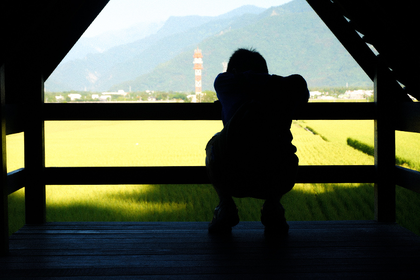
%> input picture data/Input_image_4.bmp, 420 x 280 px, shrunk from 900 x 600 before the run
$ octave hw2_4.m   (GNU Octave 9; MATLAB toolbox functions it lacks are replaced by stand-ins)
%> lines starting %> are read from the running program, lines starting %| are printed output that depends on the picture
### code/my_rgb2gray.m
function [ y ] = my_rgb2gray( image )
%MY_RGB2GRAY Summary of this function goes here
%   Detailed explanation goes here

for i = 1:size(image,1)
    for j = 1:size(image,2)
        y(i,j) = 0.299 * image(i,j,1) + 0.587 * image(i,j,2) + 0.114 * image(i,j,3);
    end
end


end

### code/my_histeq.m
function [ HIm ] = my_histeq( GIm )

HIm=uint8(zeros(size(GIm,1),size(GIm,2)));
numofpixels=size(GIm,1)*size(GIm,2);
freq=zeros(256,1);
probf=zeros(256,1);
probc=zeros(256,1);
cum=zeros(256,1);
output=zeros(256,1);

%freq counts the occurrence of each pixel value.
%The probability of each occurrence is calculated by probf.

for i = 1:size(GIm,1)
    for j = 1:size(GIm,2)
        value = GIm(i,j);
        freq(value+1) = freq(value+1) + 1;
        probf(value+1) = freq(value+1) / numofpixels;
    end
end

sum = 0;
no_bins = 255;

%The cumulative distribution probability is calculated.

for i = 1:size(probf)
   sum = sum + freq(i);
   cum(i) = sum;
   probc(i) = cum(i) / numofpixels;
   output(i) = round(probc(i) * no_bins);
end
for i = 1:size(GIm,1)
    for j = 1:size(GIm,2)
        HIm(i,j) = output(GIm(i,j)+1);
    end
end

end

### code/my_imfilter.m
function output = my_imfilter(image, filter)
% This function is intended to behave like the built in function imfilter()
% See 'help imfilter' or 'help conv2'. While terms like "filtering" and
% "convolution" might be used interchangeably, and they are indeed nearly
% the same thing, there is a difference:
% from 'help filter2'
%    2-D correlation is related to 2-D convolution by a 180 degree rotation
%    of the filter matrix.

% Your function should work for color images. Simply filter each color
% channel independently.

% Your function should work for filters of any width and height
% combination, as long as the width and height are odd (e.g. 1, 7, 9). This
% restriction makes it unambigious which pixel in the filter is the center
% pixel.

% Boundary handling can be tricky. The filter can't be centered on pixels
% at the image boundary without parts of the filter being out of bounds. If
% you look at 'help conv2' and 'help imfilter' you see that they have
% several options to deal with boundaries. You should simply recreate the
% default behavior of imfilter -- pad the input image with zeros, and
% return a filtered image which matches the input resolution. A better
% approach is to mirror the image content over the boundaries for padding.

% % Uncomment if you want to simply call imfilter so you can see the desired
% % behavior. When you write your actual solution, you can't use imfilter,
% % filter2, conv2, etc. Simply loop over all the pixels and do the actual
% % computation. It might be slow.
% % output = imfilter(image, filter);


[ r_im c_im ] = size(image);
[ r_fltr c_fltr ] = size(filter);
modi_im = zeros(r_im + r_fltr - 1, c_im + c_fltr - 1);
output = zeros(r_im, c_im);


for i = 1:size(modi_im,1)
    for j = 1:size(modi_im,2)
        if (i == 1) && (j == 1)
            modi_im(i,j) = image(i,j);
        elseif (i == 1) && (j >= 2) && (j <= size(image,2) + 1)
            modi_im(i,j) = image(i,j-1);
        elseif (i == 1) && (j == size(modi_im,2))
            modi_im(i,j) = image(i,j-2);

        elseif (i >= 2) && (i <= size(image,1) + 1) && (j == 1)
            modi_im(i,j) = image(i-1,j);
        elseif (i >= 2) && (i <= size(image,1) + 1) && (j >= 2) && (j <= size(image,2) + 1)
            modi_im(i,j) = image(i-1,j-1);
        elseif (i >= 2) && (i <= size(image,1) + 1) && (j == size(modi_im,2))
            modi_im(i,j) = image(i-1,j-2);

        elseif (i == size(modi_im,1)) && (j == 1)
            modi_im(i,j) = image(i-2,j);
        elseif (i == size(modi_im,1)) && (j >= 2) && (j <= size(image,2) + 1)
            modi_im(i,j) = image(i-2,j-1);
        else
            modi_im(i,j) = image(i-2,j-2);
        end
    end
end

%     modi_R_im = padarray(R_im, [ (r_fltr-1)/2 (c_fltr-1)/2 ], 'symmetric', 'both');
%     modi_G_im = padarray(G_im, [ (r_fltr-1)/2 (c_fltr-1)/2 ], 'symmetric', 'both');
%     modi_B_im = padarray(B_im, [ (r_fltr-1)/2 (c_fltr-1)/2 ], 'symmetric', 'both');

    for i = 1:size(image,1)
        for j = 1:size(image,2)
            output(i,j) = sum(sum(modi_im(i:i+r_fltr-1, j:j+c_fltr-1).*filter));
        end
    end
end


### code/my_fgauss.m
function [ f ] = my_fgauss( sigma )

      hsize = [3, 3];
      h1 = hsize (1)-1; h2 = hsize (2)-1;
      [x, y] = meshgrid(0:h2, 0:h1);
      x = x-h2/2; y = y-h1/2;
      gauss = exp( -( x.^2 + y.^2 ) / (2*sigma^2) );
      f = gauss / sum (gauss (:));

end

### code/hw2_4.m
clc;clear;close all;
input_im = imread('../data/input_image_4.bmp');
%> input_im is the input picture: size 280x420x3 uint8; mean R, G, B 80.1, 86.5, 69.7
my_gray_input = my_rgb2gray(input_im);
%> after the loop in my_rgb2gray, `for i = 1:size(image,1)`:
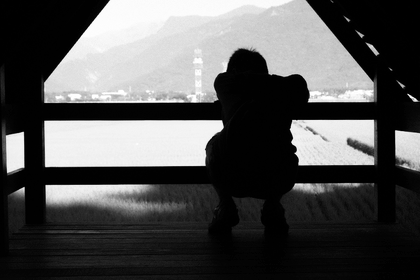
%> y: size 280x420 uint8; min 0, max 255, mean 82.7
figure, imshow(my_gray_input), title('1. Original Image (Grayscale)');
% figure, imhist(my_gray_input,64);
% log_gray_input = log(double(my_gray_input + 1));
% PQ = paddedsize(size(log_gray_input));
% F = fft2(log_gray_input,PQ(1),PQ(2));
% figure, imshow(fftshift(F), [0 1000]);
% Hp = (1 - lpfilter('gaussian', PQ(1), PQ(2), 100)) + 5;
% figure, imshow(fftshift(Hp), [ ]);
% Gp = Hp.*F;
% figure, imshow(fftshift(Gp), [0 1000]);
% gp = real(ifft2(Gp));
% gpc = gp(1:size(log_gray_input,1), 1:size(log_gray_input,2));
% figure, imshow(gpc, [ ]), title('Homomorphic filter');

he_input = my_histeq(uint8(my_gray_input));
%> after the loop in my_histeq, `for i = 1:size(GIm,1)`: freq = 256 values, max 21225 at index 2, min 0 at index 256, mean 459.4; probf = 256 values, max 0.18 at index 2, min 0 at index 256, mean 0.00391
%> the loop in my_histeq, `for i = 1:size(probf)` made 256 passes
%> sum on passes 1 to 3: 14145, 35370, 38724
%> after the loop in my_histeq, `for i = 1:size(probf)`: cum = 256 values from 14145 to 117600; output = 256 values from 31 to 255; probc = 256 values from 0.12 to 1; sum = 117600
% he_input = adapthisteq(my_gray_input,'ClipLimit',0.01,'NBins',1024,'Distribution','rayleigh');
% he_input = imadjust(gpc,[0 0.2],[ ],0.3);
figure, imhist(he_input,64);
%> after `imhist(he_input,64)`:
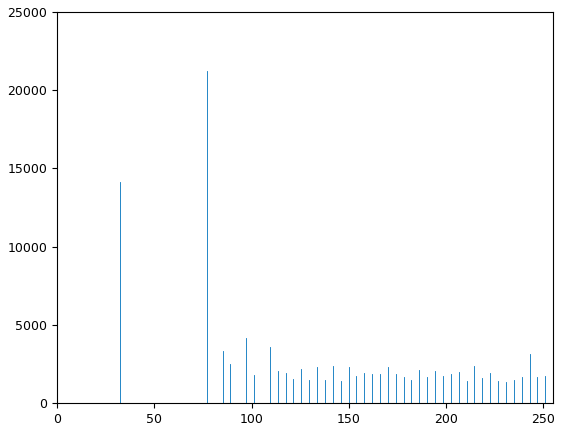
%> figure redrawn from the program's plot data; highest point at x = 76.9, y = 21225
figure, imshow(he_input), title('2. Enhance Contrast Using Histogram Equalization');

fgauss = my_fgauss(1);
g_blurred_im = my_imfilter(he_input,fgauss);
%> after the loop in my_imfilter, `for i = 1:size(modi_im,1)`:
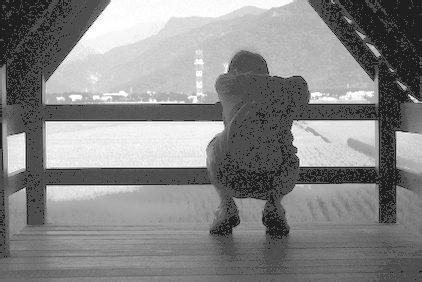
%> modi_im: size 282x422 double; min 31, max 255, mean 134.1
%> after the loop in my_imfilter, `for i = 1:size(image,1)`:
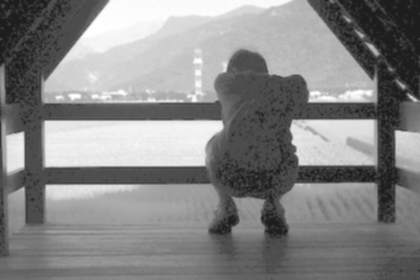
%> output: size 280x420 double; min 31, max 255, mean 134.4; mean of the top-left, top-right, bottom-left and bottom-right quarters 161.8, 122.6, 147.2, 106

% [21 lines of commented-out code are left out]


output_im = input_im;
for i = 1:size(my_gray_input,1)
    for j = 1:size(my_gray_input,2)
        weight(i,j,1) = g_blurred_im(i,j,1) / double(my_gray_input(i,j,1) + 1);
        output_im(i,j,1) = input_im(i,j,1) * weight(i,j,1);
        output_im(i,j,2) = input_im(i,j,2) * weight(i,j,1);
        output_im(i,j,3) = input_im(i,j,3) * weight(i,j,1);
    end
end
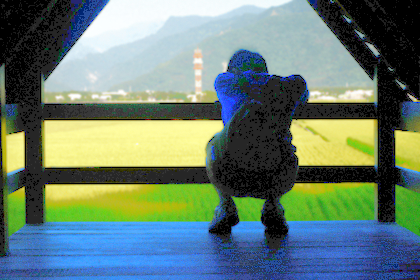
%> output_im: size 280x420x3 uint8; mean R, G, B 104.1, 126.7, 115.3
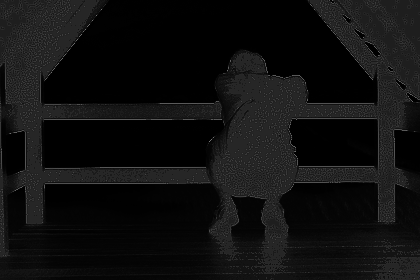
%> weight: size 280x420 double; min 0.698, max 121.7, mean 16.4

% [5 lines of commented-out code are left out]

figure, imshowpair(input_im, output_im, 'montage'), title('Input Image vs. Output Image');
%> after `imshowpair(input_im, output_im, 'montage')`:
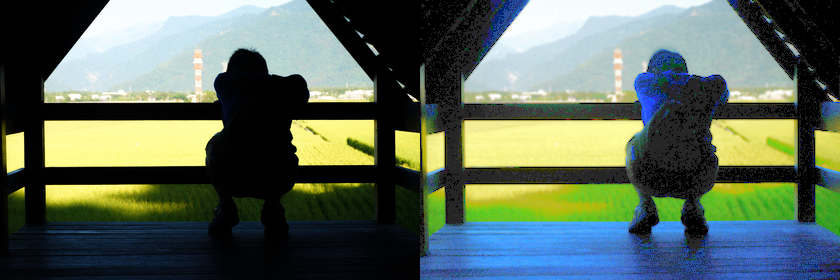
%> displayed picture: size 280x840x3, on the screen's scale of 0 to 255; mean R, G, B 92.1, 106.6, 92.5
imwrite(output_im, 'output_image_4.bmp');

$ run again, with data/Input_image_2.bmp copied over data/Input_image_4.bmp
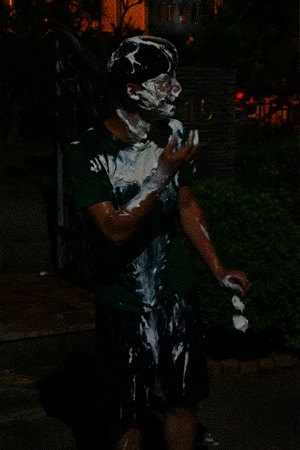
%> input picture data/Input_image_2.bmp, 300 x 450 px
%> input_im is the input picture: size 450x300x3 uint8; mean R, G, B 13, 12.3, 8.5
%> after the loop in my_histeq, `for i = 1:size(GIm,1)`: freq = 256 values, max 18662 at index 2, min 0 at index 154, mean 527.3; probf = 256 values, max 0.138 at index 2, min 0 at index 154, mean 0.00391
%> the loop in my_histeq, `for i = 1:size(probf)` made 256 passes
%> sum on passes 1 to 3: 7061, 25723, 38046
%> after the loop in my_histeq, `for i = 1:size(probf)`: cum = 256 values from 7061 to 135000; output = 256 values from 13 to 255; probc = 256 values from 0.0523 to 1; sum = 135000
%> after the loop `for i = 1:size(my_gray_input,1)`:
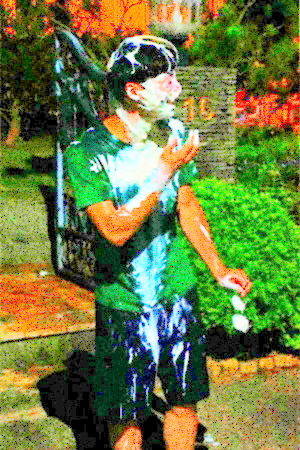
%> output_im: size 450x300x3 uint8; mean R, G, B 109.2, 124.4, 64.7
%> `imshowpair(input_im, output_im, 'montage')`:
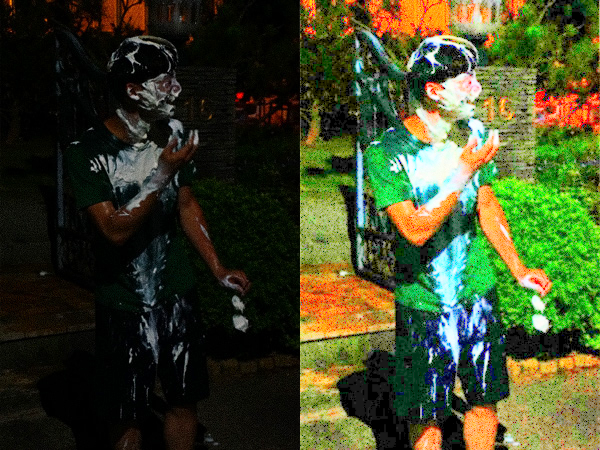
%> displayed picture: size 450x600x3, on the screen's scale of 0 to 255; mean R, G, B 62.3, 69.5, 37.4

$ run again, with data/Input_image_5.JPG saved as data/Input_image_4.bmp
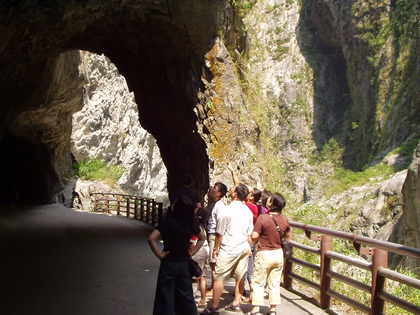
%> input picture data/Input_image_5.JPG, 420 x 315 px, shrunk from 1024 x 768 before the run
%> input_im is the input picture: size 315x420x3 uint8; mean R, G, B 101.5, 90.8, 73.9
%> after the loop in my_rgb2gray, `for i = 1:size(image,1)`:
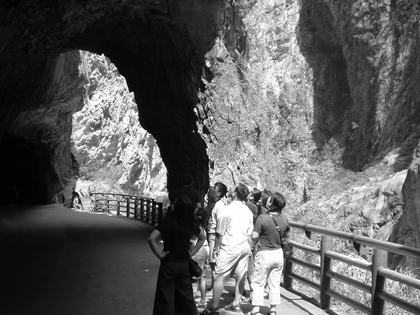
%> y: size 315x420 uint8; min 0, max 255, mean 92.1
%> after the loop in my_histeq, `for i = 1:size(GIm,1)`: freq = 256 values, max 3359 at index 12, min 0 at index 256, mean 516.8; probf = 256 values, max 0.0254 at index 12, min 0 at index 256, mean 0.00391
%> the loop in my_histeq, `for i = 1:size(probf)` made 256 passes
%> sum on passes 1 to 3: 1, 27, 1091
%> after the loop in my_histeq, `for i = 1:size(probf)`: cum = 256 values from 1 to 132300; output = 256 values from 0 to 255; probc = 256 values from 7.56e-06 to 1; sum = 132300
%> `imshowpair(input_im, output_im, 'montage')`:
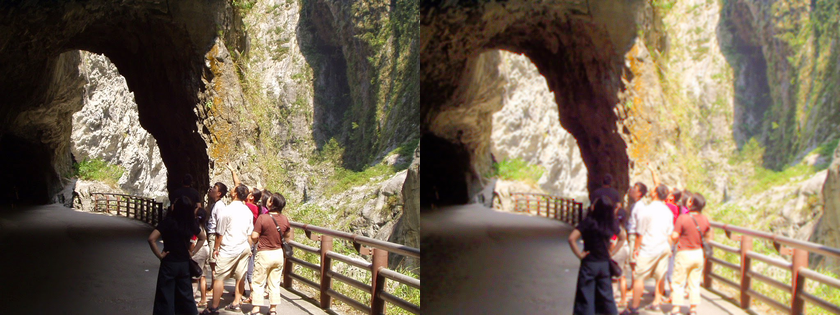
%> displayed picture: size 315x840x3, on the screen's scale of 0 to 255; mean R, G, B 121.6, 107.4, 87.2
